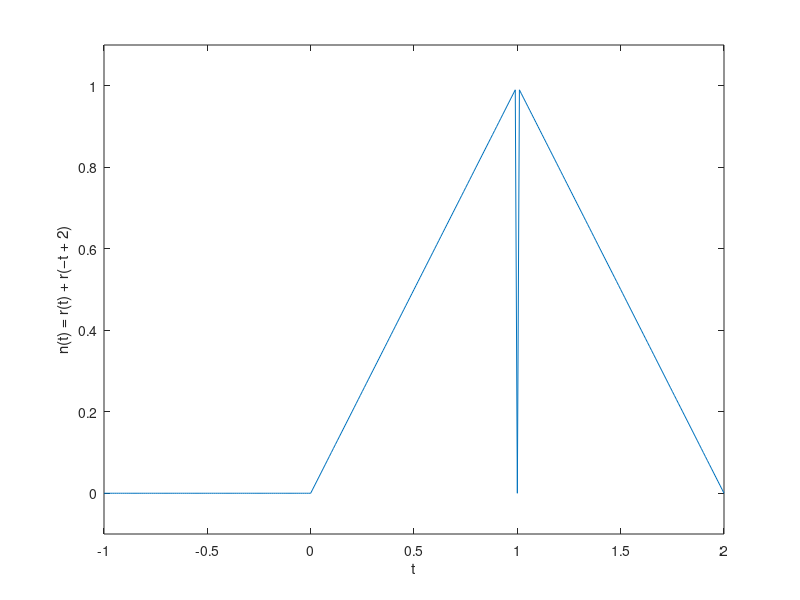

Recreate this plot in MATLAB.
p= @(t) 1.0.*((t>=0)&(t<1));
t= (-1:0.01:2); 
r= @(t) t.*(p(t));
n= @(t) r(t) + r(-t+2);
plot(t, n(t));
xlabel('t'); ylabel('n(t) = r(t) + r(−t + 2)');
axis([-1 2 -.1 1.1]);

